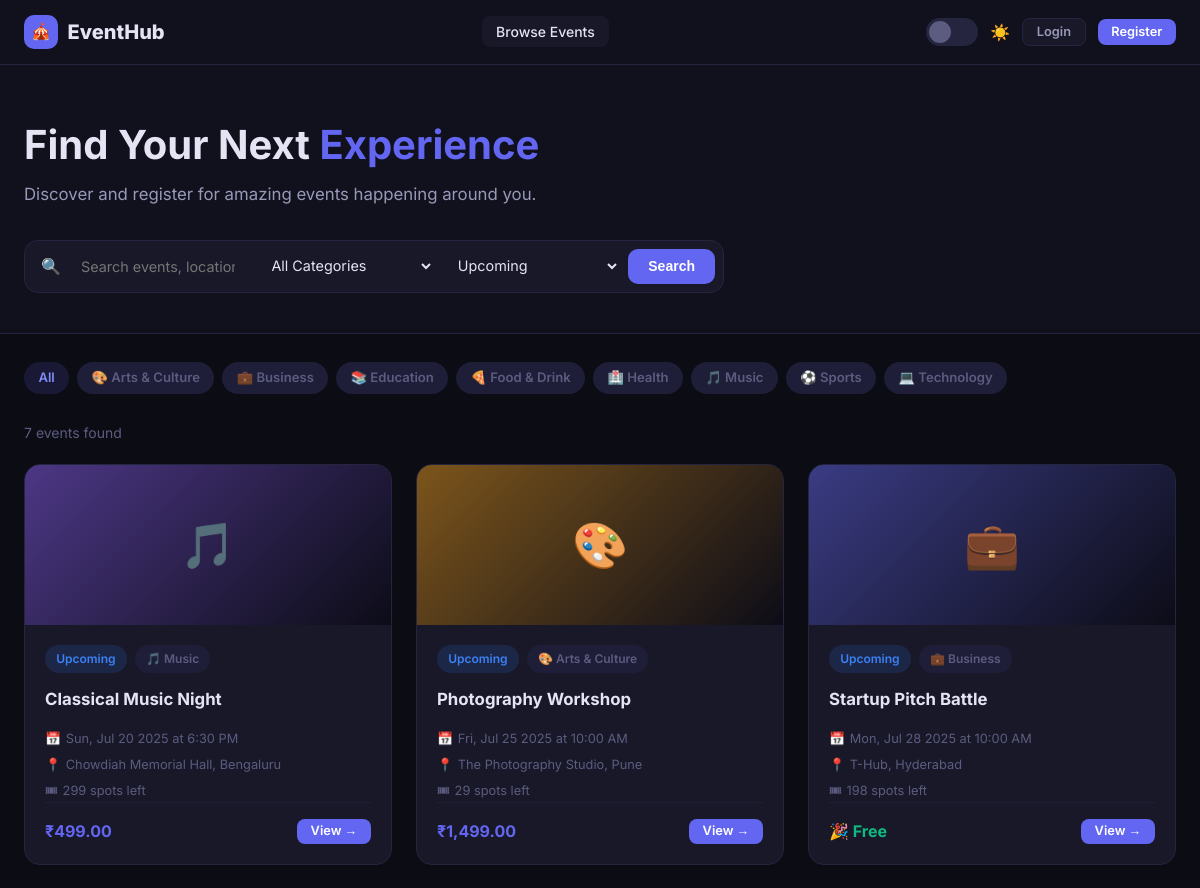
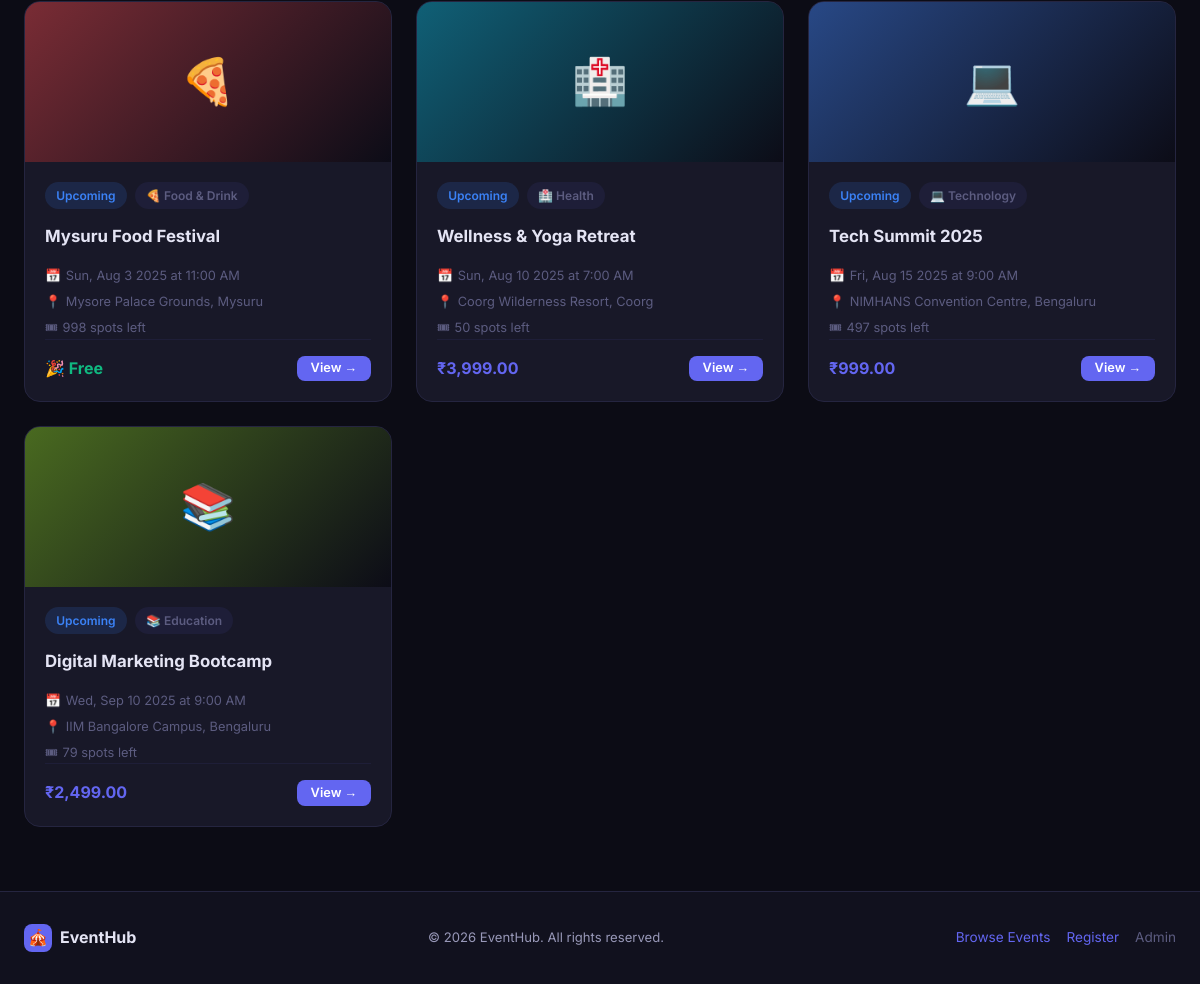
The page / on the database its author committed (2 pictures, top to bottom).
### tables this page shows
CREATE TABLE IF NOT EXISTS `categories` (
  `id`         INT          NOT NULL AUTO_INCREMENT,
  `name`       VARCHAR(100) NOT NULL,
  `color`      VARCHAR(7)   NOT NULL DEFAULT '#6366f1',
  `icon`       VARCHAR(10)  NOT NULL DEFAULT '📅',
  `created_at` TIMESTAMP    NOT NULL DEFAULT CURRENT_TIMESTAMP,
  PRIMARY KEY (`id`)
);

CREATE TABLE IF NOT EXISTS `events` (
  `id`          INT           NOT NULL AUTO_INCREMENT,
  `title`       VARCHAR(200)  NOT NULL,
  `description` TEXT,
  `category_id` INT           DEFAULT NULL,
  `event_date`  DATE          NOT NULL,
  `event_time`  TIME          NOT NULL DEFAULT '09:00:00',
  `location`    VARCHAR(200)  NOT NULL,
  `capacity`    INT           NOT NULL DEFAULT 100,
  `price`       DECIMAL(10,2) NOT NULL DEFAULT 0.00,
  `status`      ENUM('upcoming','ongoing','completed','cancelled') NOT NULL DEFAULT 'upcoming',
  `created_at`  TIMESTAMP     NOT NULL DEFAULT CURRENT_TIMESTAMP,
  PRIMARY KEY (`id`),
  KEY `fk_event_category` (`category_id`),
  CONSTRAINT `fk_event_category`
    FOREIGN KEY (`category_id`) REFERENCES `categories` (`id`)
    ON DELETE SET NULL
);

### includes/auth.php (called while the page is built, shortened)
<?php
function isUserLoggedIn(): bool {
    return !empty($_SESSION['user_id']);
}

### index.php (the view, shortened to what this page needs)
<?php
require_once __DIR__ . '/includes/auth.php';
require_once __DIR__ . '/includes/db.php';
$search   = trim($_GET['q']    ?? '');
$cat      = (int)($_GET['cat'] ?? 0);
$status   = trim($_GET['status'] ?? 'upcoming');
$page     = max(1, (int)($_GET['page'] ?? 1));
$perPage  = 9;
$offset   = ($page - 1) * $perPage;
$categories = $pdo->query("SELECT * FROM categories ORDER BY name")->fetchAll();
$where  = ["1=1"];
$params = [];
if ($status) {
    $where[]  = "e.status = ?";
    $params[] = $status;
}
$where = implode(' AND ', $where);
$total = $pdo->prepare("SELECT COUNT(*) FROM events e WHERE $where");
$total->execute($params);
$totalCount = (int)$total->fetchColumn();
$stmt = $pdo->prepare("
    SELECT e.*, c.name AS cat_name, c.color AS cat_color, c.icon AS cat_icon,
           (SELECT COUNT(*) FROM bookings b WHERE b.event_id = e.id AND b.status='confirmed') AS booked
    FROM events e
    LEFT JOIN categories c ON c.id = e.category_id
    WHERE $where
    ORDER BY e.event_date ASC
    LIMIT $perPage OFFSET $offset
");
$stmt->execute($params);
$events = $stmt->fetchAll();
include __DIR__ . '/includes/header.php';
?>
<section class="hero">
  <div class="container">
    <h1 class="hero-title">Find Your Next <span>Experience</span></h1>
    <p class="hero-sub">Discover and register for amazing events happening around you.</p>
    <form class="search-bar" method="GET" action="">
      <span style="display:flex;align-items:center;padding-left:.5rem;color:var(--txt3);">🔍</span>
      <input type="text" name="q" placeholder="Search events, locations…" value="<?= htmlspecialchars($search) ?>">
      <select name="cat">
        <option value="0">All Categories</option>
      </select>
      <select name="status">
        <option value="upcoming"<?= $status==='upcoming'  ? 'selected':'' ?>>Upcoming</option>
      </select>
      <button type="submit" class="btn btn-primary">Search</button>
    </form>
  </div>
</section>
<div class="container" style="padding-top:1.75rem;">
  <div style="display:flex;gap:.5rem;flex-wrap:wrap;margin-bottom:1.75rem;">
    <a href="?status=<?= urlencode($status) ?>" class="badge <?= $cat===0 ? 'badge-accent' : 'badge-gray' ?>" style="padding:.35rem .9rem;font-size:.82rem;text-decoration:none;">All</a>
    <?php foreach ($categories as $c): ?>
      <a href="?cat=<?= $c['id'] ?>&status=<?= urlencode($status) ?>"
         class="badge <?= $cat==$c['id'] ? 'badge-accent' : 'badge-gray' ?>"
         style="padding:.35rem .9rem;font-size:.82rem;text-decoration:none;">
        <?= $c['icon'] ?> <?= htmlspecialchars($c['name']) ?>
      </a>
    <?php endforeach; ?>
  </div>
  <div style="display:flex;align-items:center;justify-content:space-between;margin-bottom:1.25rem;">
    <p style="font-size:.875rem;color:var(--txt3);">
      <?= $totalCount ?> event<?= $totalCount !== 1 ? 's' : '' ?> found
    </p>
  </div>
  <?php if (empty($events)): ?>
    <div class="empty-state">
      <div class="empty-icon">🗓</div>
      <h3>No events found</h3>
      <p>Try adjusting your search or filters.</p>
      <a href="<?= BASE_URL ?>" class="btn btn-outline mt-2">Browse All Events</a>
    </div>
  <?php else: ?>
    <div class="events-grid">
      <?php foreach ($events as $ev):
        $color = $ev['cat_color'] ?? '#6366f1';
        $icon  = $ev['cat_icon']  ?? '🎪';
        $free  = (float)$ev['price'] === 0.0;
        $statusLabels = [
          'upcoming'  => ['badge-blue',  'Upcoming'],
          'ongoing'   => ['badge-green', 'Live 🔴'],
          'completed' => ['badge-gray',  'Ended'],
          'cancelled' => ['badge-red',   'Cancelled'],
        ];
        [$sBadge, $sLabel] = $statusLabels[$ev['status']] ?? ['badge-gray', $ev['status']];
        $spotsLeft = max(0, $ev['capacity'] - $ev['booked']);
      ?>
        <a href="<?= BASE_URL ?>/event_detail.php?id=<?= $ev['id'] ?>" class="event-card card-hover" style="text-decoration:none;">
          <div class="event-banner" style="--banner-from:<?= $color ?>88;--banner-to:#0a0a14;">
            <div class="event-banner-gradient"></div>
            <span style="position:relative;z-index:1;font-size:2.8rem;"><?= $icon ?></span>
          </div>
          <div class="event-card-body">
            <div class="event-meta">
              <span class="badge <?= $sBadge ?>"><?= $sLabel ?></span>
              <?php if ($ev['cat_name']): ?>
                <span class="badge badge-gray"><?= $ev['cat_icon'] ?> <?= htmlspecialchars($ev['cat_name']) ?></span>
              <?php endif; ?>
            </div>
            <div class="event-card-title"><?= htmlspecialchars($ev['title']) ?></div>
            <div style="display:flex;flex-direction:column;gap:.35rem;margin-top:.5rem;">
              <div class="event-meta-item">
                📅 <span><?= date('D, M j Y', strtotime($ev['event_date'])) ?> at <?= date('g:i A', strtotime($ev['event_time'])) ?></span>
              </div>
              <div class="event-meta-item">
                📍 <span><?= htmlspecialchars($ev['location']) ?></span>
              </div>
              <div class="event-meta-item">
                🎟 <span><?= $spotsLeft > 0 ? $spotsLeft . ' spots left' : '<span style="color:var(--red)">Sold out</span>' ?></span>
              </div>
            </div>
            <div class="event-card-footer">
              <span class="price-tag <?= $free ? 'free' : '' ?>">
                <?= $free ? '🎉 Free' : '₹' . number_format($ev['price'], 2) ?>
              </span>
              <span class="btn btn-primary btn-sm">View →</span>
            </div>
          </div>
        </a>
      <?php endforeach; ?>
    </div>
  <?php endif; ?>
</div>
<?php include __DIR__ . '/includes/footer.php'; ?>

### includes/header.php (shortened to what this page needs)
<!DOCTYPE html>
<html lang="en" data-theme="dark">
<head>
  <link rel="stylesheet" href="<?= BASE_URL ?>/assets/style.css">
</head>
<body>
<nav class="navbar">
  <div class="navbar-inner">
    <a href="<?= BASE_URL ?>" class="navbar-brand">
      <div class="brand-icon">🎪</div>
      <?= SITE_NAME ?>
    </a>
    <ul class="navbar-nav">
      <li><a href="<?= BASE_URL ?>" <?= basename($_SERVER['PHP_SELF'])==='index.php' ? 'class="active"' : '' ?>>Browse Events</a></li>
    </ul>
    <div class="navbar-right">
      <button class="theme-toggle" onclick="toggleTheme()" title="Toggle theme" aria-label="Toggle theme"></button>
      <span class="theme-icon theme-sun" style="display:none">☀️</span>
      <?php if (isUserLoggedIn()):
        $u = currentUser();
        $initials = strtoupper(substr($u['name'], 0, 1));
      ?>
        <div class="dropdown">
          <button class="user-btn">
            <div class="avatar"><?= $initials ?></div>
            <?= htmlspecialchars(explode(' ', $u['name'])[0]) ?>
            <span style="color:var(--txt3);font-size:.8rem;">▾</span>
          </button>
          <div class="dropdown-menu">
            <a href="<?= BASE_URL ?>/user_dashboard.php">🎟 My Bookings</a>
            <div class="divider"></div>
            <a href="<?= BASE_URL ?>/logout.php" style="color:var(--red)">↩ Logout</a>
          </div>
        </div>
      <?php else: ?>
        <a href="<?= BASE_URL ?>/user_login.php"    class="btn btn-ghost btn-sm">Login</a>
        <a href="<?= BASE_URL ?>/user_register.php" class="btn btn-primary btn-sm">Register</a>
      <?php endif; ?>
    </div>
  </div>
</nav>

### includes/footer.php (shortened to what this page needs)
<footer style="background:var(--bg2);border-top:1px solid var(--border);padding:2rem 0;margin-top:4rem;transition:background var(--transition);">
  <div class="container" style="display:flex;align-items:center;justify-content:space-between;flex-wrap:wrap;gap:1rem;">
    <div style="display:flex;align-items:center;gap:.5rem;font-weight:700;color:var(--txt);">
      <div class="brand-icon" style="width:28px;height:28px;background:var(--accent);border-radius:8px;display:flex;align-items:center;justify-content:center;">🎪</div>
      <?= SITE_NAME ?>
    </div>
    <p style="font-size:.82rem;">© <?= date('Y') ?> <?= SITE_NAME ?>. All rights reserved.</p>
    <div style="display:flex;gap:1rem;font-size:.85rem;">
      <a href="<?= BASE_URL ?>">Browse Events</a>
      <a href="<?= BASE_URL ?>/user_register.php">Register</a>
      <a href="<?= ADMIN_PATH ?>/login.php" style="color:var(--txt3)">Admin</a>
    </div>
  </div>
</footer>
</body>
</html>

### rows shown on the page
categories: icon "🎨", name "Arts & Culture"
categories: icon "💼", name "Business"
categories: icon "📚", name "Education"
categories: icon "🍕", name "Food & Drink"
categories: icon "🏥", name "Health"
categories: icon "🎵", name "Music"
categories: icon "⚽", name "Sports"
categories: icon "💻", name "Technology"
events: category.icon "🎵", sLabel "Upcoming", category.name "Music", title "Classical Music Night", event_date "Sun, Jul 20 2025", event_time "6:30 PM", location "Chowdiah Memorial Hall, Bengaluru", spotsLeft "299", price "499.00"
events: category.icon "🎨", sLabel "Upcoming", category.name "Arts & Culture", title "Photography Workshop", event_date "Fri, Jul 25 2025", event_time "10:00 AM", location "The Photography Studio, Pune", spotsLeft "29", price "1,499.00"
events: category.icon "💼", sLabel "Upcoming", category.name "Business", title "Startup Pitch Battle", event_date "Mon, Jul 28 2025", event_time "10:00 AM", location "T-Hub, Hyderabad", spotsLeft "198", price "🎉 Free"
events: category.icon "🍕", sLabel "Upcoming", category.name "Food & Drink", title "Mysuru Food Festival", event_date "Sun, Aug 3 2025", event_time "11:00 AM", location "Mysore Palace Grounds, Mysuru", spotsLeft "998", price "🎉 Free"
events: category.icon "🏥", sLabel "Upcoming", category.name "Health", title "Wellness & Yoga Retreat", event_date "Sun, Aug 10 2025", event_time "7:00 AM", location "Coorg Wilderness Resort, Coorg", capacity "50", price "3,999.00"
events: category.icon "💻", sLabel "Upcoming", category.name "Technology", title "Tech Summit 2025", event_date "Fri, Aug 15 2025", event_time "9:00 AM", location "NIMHANS Convention Centre, Bengaluru", spotsLeft "497", price "999.00"
events: category.icon "📚", sLabel "Upcoming", category.name "Education", title "Digital Marketing Bootcamp", event_date "Wed, Sep 10 2025", event_time "9:00 AM", location "IIM Bangalore Campus, Bengaluru", spotsLeft "79", price "2,499.00"

### other values the page prints
SITE_NAME "EventHub"
$totalCount "7"
